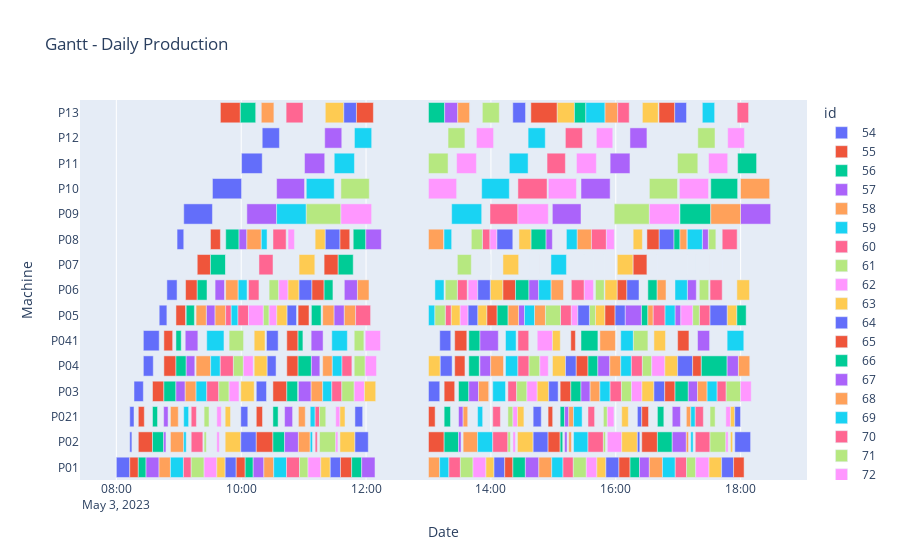

This figure's notebook cell:
### Code cell
import pandas as pd
import plotly.express as px
from dateutil import parser
# Leitura do arquivo Excel
file_path = "C:/Users/djonq/Models/Official1/Results.xlsx"
dataframe = pd.read_excel(file_path)



# Converter a coluna de strings para datetime
dataframe["start"] = dataframe["start"].apply(parser.parse)
dataframe["finish"] = dataframe["finish"].apply(parser.parse)
dataframe["id"] = dataframe["id"].astype(str)
dataframe = dataframe[dataframe['start'] < "2023-05-04"]
# Ordenar pelo mais antigo para o mais novo nas colunas Data, Start Time e Finish Time
dataframe = dataframe.sort_values(by=['start']).reset_index(drop=True)
# Criando o gráfico de Gantt
fig = px.timeline(
    dataframe,
    x_start="start",
    x_end="finish",
    y="machine",
    color="id",
    title="Gantt - Daily Production"
)

# Ajustando o layout para melhor visualização
fig.update_layout(
    xaxis_title="Date",
    yaxis_title="Machine",
    bargap=0.2
)

# Exibindo o gráfico
fig.show()
